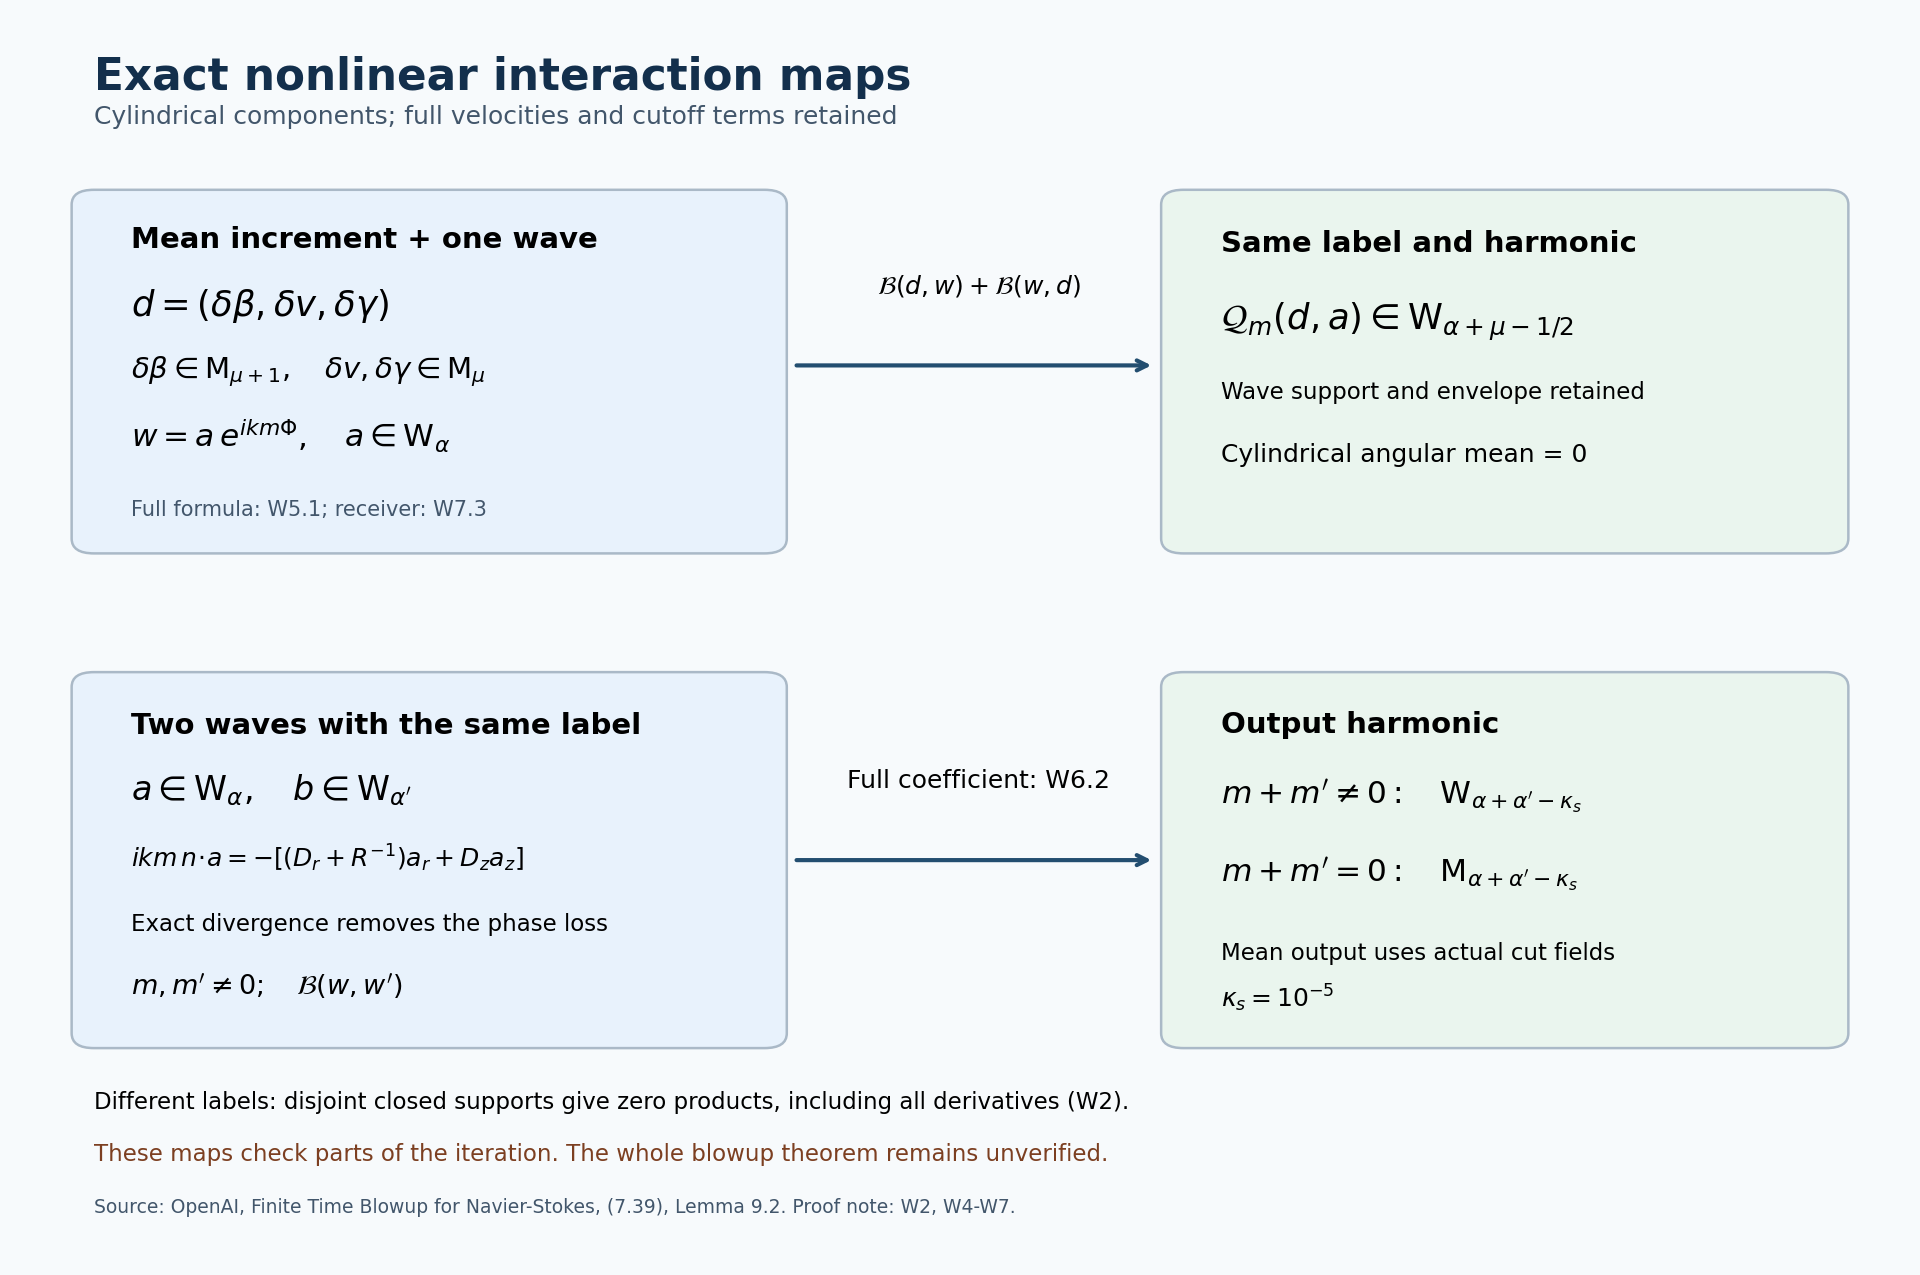

Source code (Python):
"""Exact interaction-map diagram. Proofs: wave-interaction-audit.md, W2, W4-W7.

Source: OpenAI, Finite Time Blowup for Navier-Stokes, (7.39), Lemma 9.2.
This is a schematic of algebraic maps and estimates, with no sampled flow data.
"""
from pathlib import Path
import matplotlib
matplotlib.use('Agg')
import matplotlib.pyplot as plt
from matplotlib.patches import FancyBboxPatch

out=Path(__file__).resolve().parent
plt.rcParams.update({'font.family':'DejaVu Sans','font.size':12,'mathtext.fontset':'dejavusans'})
fig,ax=plt.subplots(figsize=(12.8,8.5),dpi=150)
fig.patch.set_facecolor('#f7fafc'); ax.set_facecolor('#f7fafc')
ax.set_xlim(0,1);ax.set_ylim(0,1);ax.axis('off')
ax.text(.035,.97,'Exact nonlinear interaction maps',fontsize=21,weight='bold',va='top',color='#132f4c')
ax.text(.035,.915,'Cylindrical components; full velocities and cutoff terms retained',fontsize=12,color='#42566b')

def box(x,y,w,h,face):
    ax.add_patch(FancyBboxPatch((x,y),w,h,boxstyle='round,pad=0.012,rounding_size=0.012',
                               facecolor=face,edgecolor='#aab9c7',linewidth=1.2))
def arrow(x1,y1,x2,y2):
    ax.annotate('',xy=(x2,y2),xytext=(x1,y1),arrowprops={'arrowstyle':'->','lw':2,'color':'#234e70'})

box(.035,.58,.36,.27,'#e8f2fc');box(.62,.58,.345,.27,'#eaf5ee')
ax.text(.055,.815,'Mean increment + one wave',weight='bold',fontsize=14)
ax.text(.055,.760,r'$d=(\delta\beta,\delta v,\delta\gamma)$',fontsize=17)
ax.text(.055,.710,r'$\delta\beta\in\mathsf{M}_{\mu+1},\quad\delta v,\delta\gamma\in\mathsf{M}_{\mu}$',fontsize=14)
ax.text(.055,.653,r'$w=a\,e^{ikm\Phi},\quad a\in\mathsf{W}_{\alpha}$',fontsize=15)
arrow(.41,.72,.605,.72)
ax.text(.51,.778,r'$\mathcal{B}(d,w)+\mathcal{B}(w,d)$',ha='center',fontsize=12)
ax.text(.64,.812,'Same label and harmonic',weight='bold',fontsize=14)
ax.text(.64,.749,r'$\mathcal{Q}_m(d,a)\in\mathsf{W}_{\alpha+\mu-1/2}$',fontsize=17)
ax.text(.64,.693,'Wave support and envelope retained',fontsize=11)
ax.text(.64,.642,'Cylindrical angular mean = 0',fontsize=12)
ax.text(.055,.598,'Full formula: W5.1; receiver: W7.3',fontsize=10,color='#42566b')

box(.035,.18,.36,.28,'#e8f2fc');box(.62,.18,.345,.28,'#eaf5ee')
ax.text(.055,.422,'Two waves with the same label',weight='bold',fontsize=14)
ax.text(.055,.368,r'$a\in\mathsf{W}_{\alpha},\quad b\in\mathsf{W}_{\alpha^\prime}$',fontsize=16)
ax.text(.055,.314,r'$ikm\,n\!\cdot\!a=-[(D_r+R^{-1})a_r+D_za_z]$',fontsize=12)
ax.text(.055,.263,'Exact divergence removes the phase loss',fontsize=11)
ax.text(.055,.211,r'$m,m^\prime\ne0;\quad\mathcal{B}(w,w^\prime)$',fontsize=13)
arrow(.41,.32,.605,.32)
ax.text(.51,.378,'Full coefficient: W6.2',ha='center',fontsize=12)
ax.text(.64,.423,'Output harmonic',weight='bold',fontsize=14)
ax.text(.64,.365,r'$m+m^\prime\ne0:\quad\mathsf{W}_{\alpha+\alpha^\prime-\kappa_s}$',fontsize=15)
ax.text(.64,.302,r'$m+m^\prime=0:\quad\mathsf{M}_{\alpha+\alpha^\prime-\kappa_s}$',fontsize=15)
ax.text(.64,.239,'Mean output uses actual cut fields',fontsize=11)
ax.text(.64,.201,r'$\kappa_s=10^{-5}$',fontsize=12)

ax.text(.035,.119,'Different labels: disjoint closed supports give zero products, including all derivatives (W2).',fontsize=11)
ax.text(.035,.077,'These maps check parts of the iteration. The whole blowup theorem remains unverified.',fontsize=11,color='#7c3f21')
ax.text(.035,.035,'Source: OpenAI, Finite Time Blowup for Navier-Stokes, (7.39), Lemma 9.2. Proof note: W2, W4-W7.',fontsize=9,color='#42566b')
fig.subplots_adjust(left=.015,right=.985,top=.985,bottom=.015)
fig.savefig(out/'wave-interaction-maps.png',dpi=150)
fig.savefig(out/'wave-interaction-maps.svg')
plt.close(fig)
print(out/'wave-interaction-maps.png')
